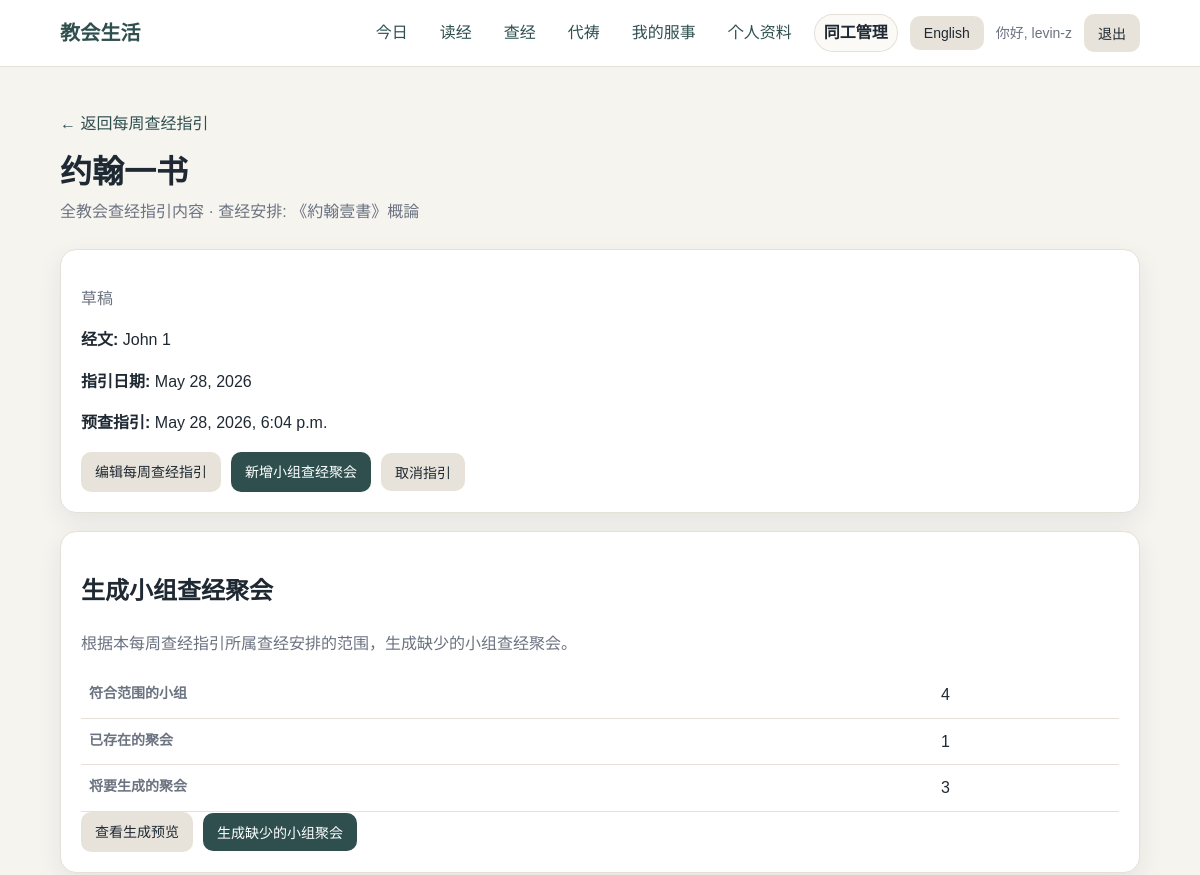
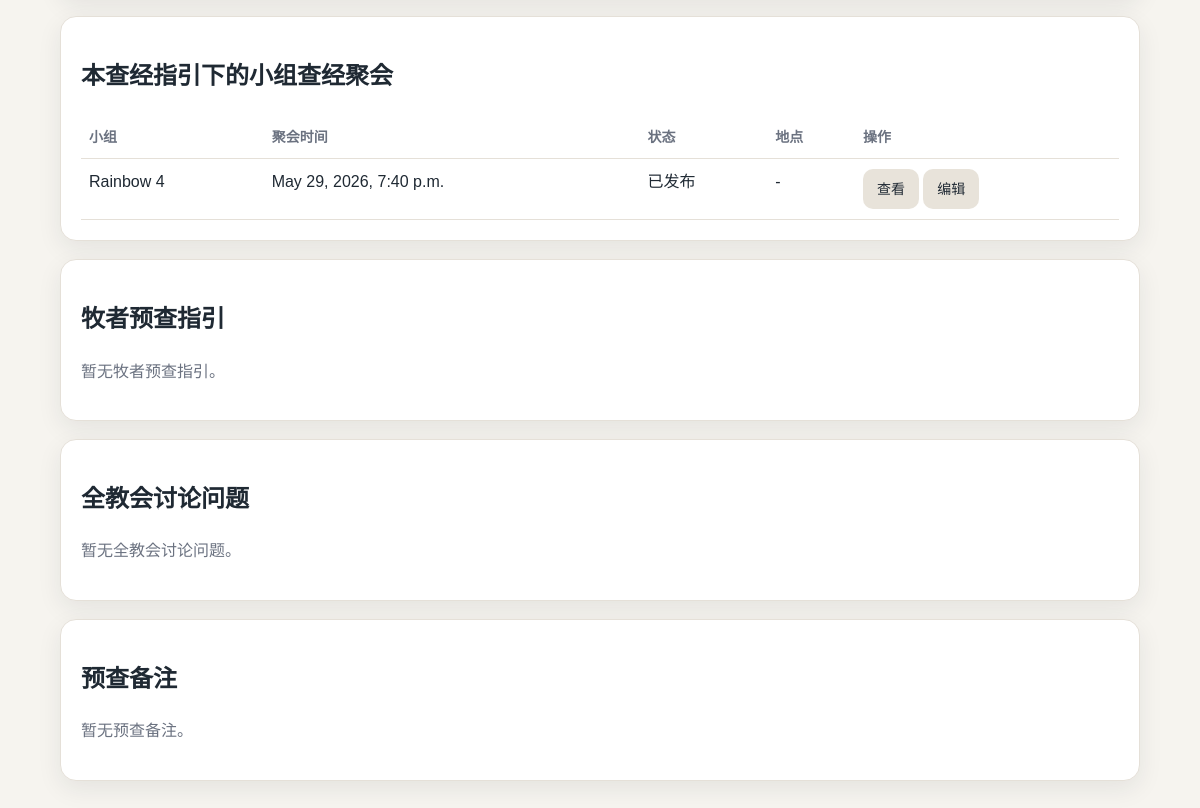
The page /studies/lessons/1/ (signed in) on the database as committed earlier (2 pictures, top to bottom).
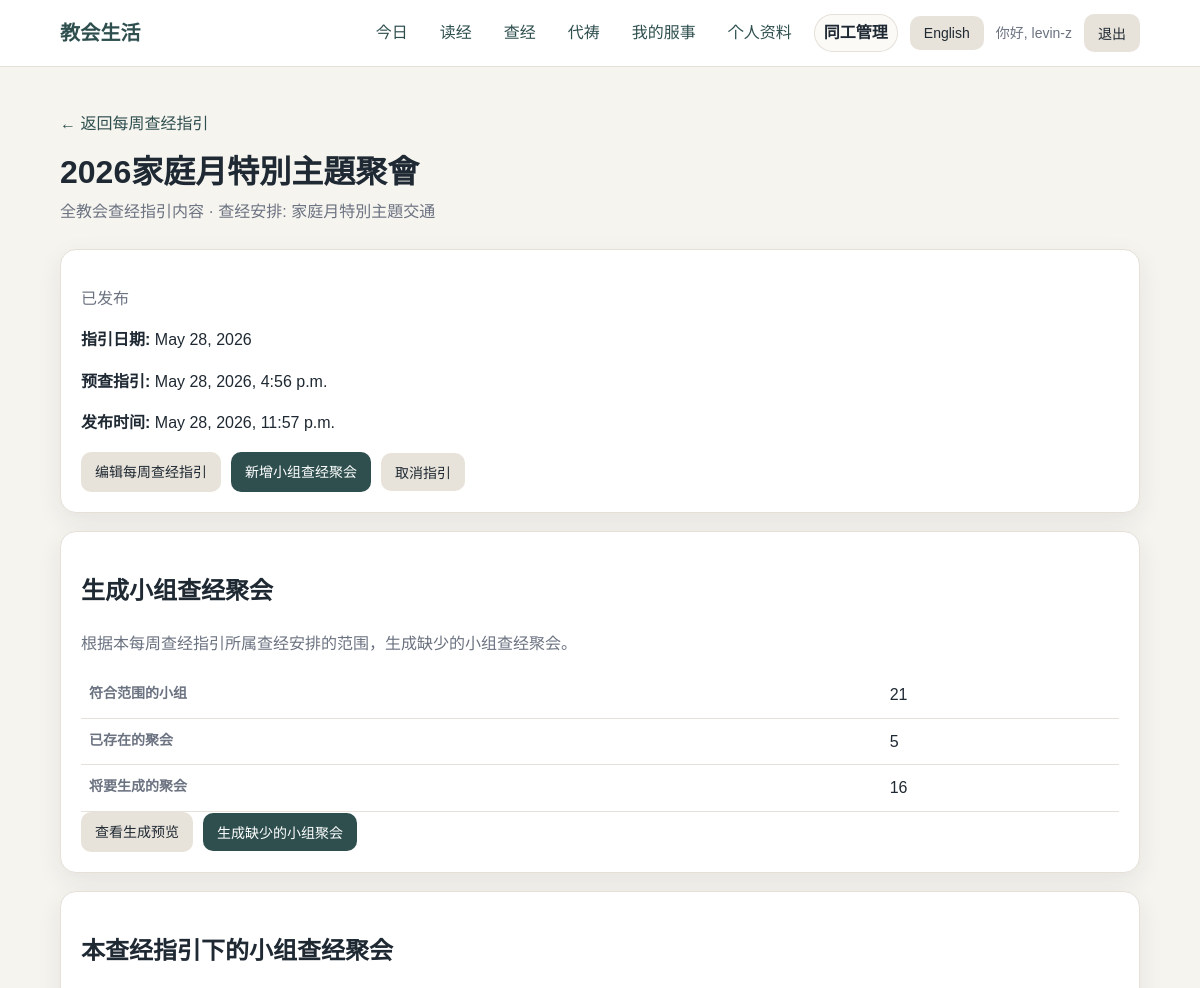
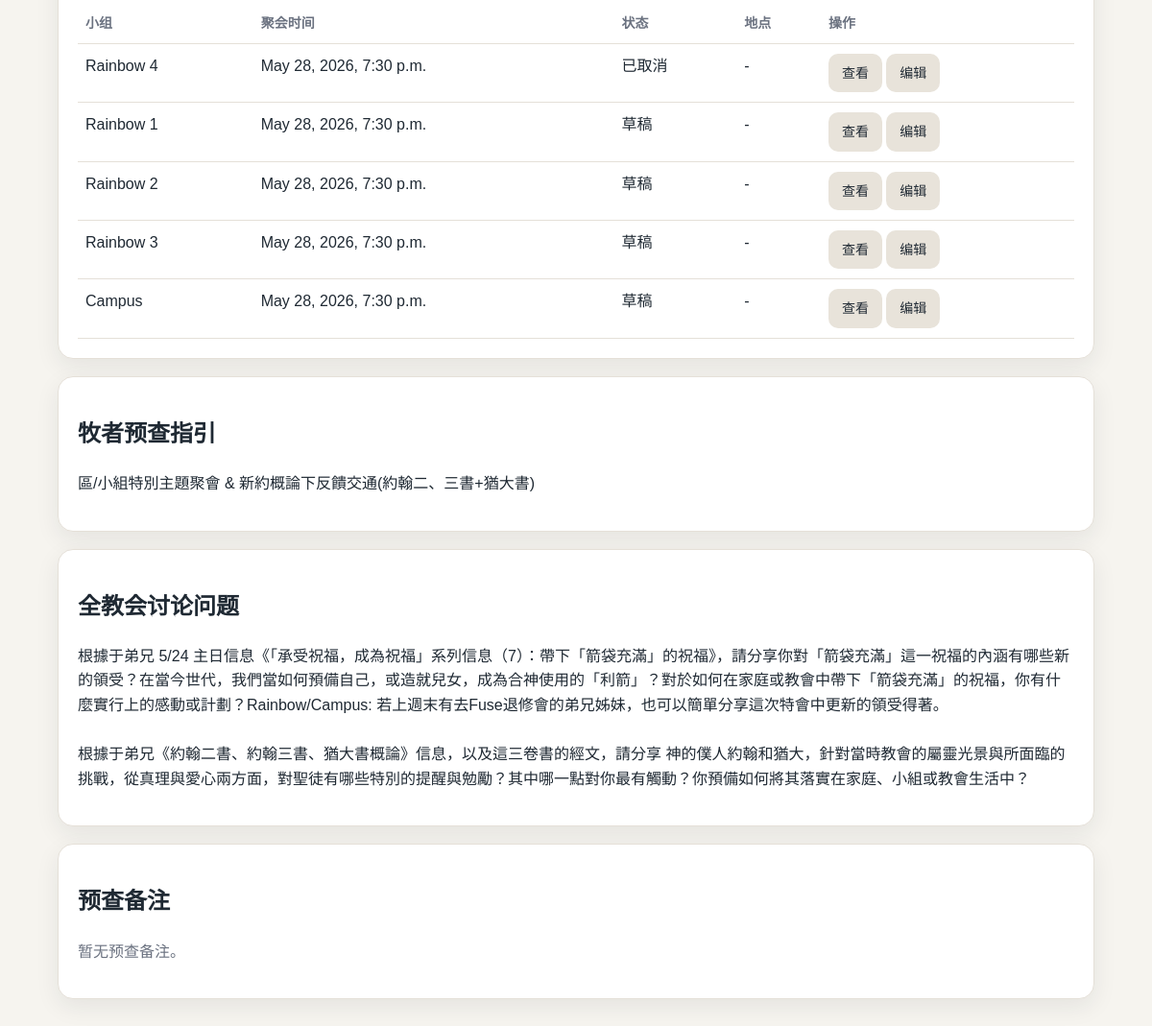
The same page on the database as committed later (2 pictures, top to bottom).
### accounts/models.py (models this page shows, shortened)
class Profile(models.Model):
    LANGUAGE_CHOICES = [
        ("zh", "中文"),
        ("en", "English"),
    ]
    user = models.OneToOneField(
        settings.AUTH_USER_MODEL,
        on_delete=models.CASCADE,
        related_name="profile",
    )
    small_group = models.ForeignKey(
        SmallGroup,
        on_delete=models.SET_NULL,
        null=True,
        blank=True,
        related_name="members",
    )
    preferred_language = models.CharField(
        max_length=2,
        choices=LANGUAGE_CHOICES,
        default="zh",
    )
    must_change_password = models.BooleanField(default=False)

class SmallGroup(models.Model):
    name = models.CharField(max_length=80, unique=True)
    district = models.ForeignKey(
        District,
        on_delete=models.SET_NULL,
        null=True,
        blank=True,
        related_name="small_groups",
    )
    church_structure_unit = models.ForeignKey(
        "ChurchStructureUnit",
        on_delete=models.SET_NULL,
        null=True,
        blank=True,
        related_name="legacy_small_groups",
        help_text=(
            "Optional bridge to the future ChurchStructureUnit tree. "
            "Not required and does not change current runtime behavior."
        ),
    )
    is_active = models.BooleanField(default=True)
    def __str__(self):
        return self.name

### studies/models.py (models this page shows, shortened)
class BibleStudyLesson(models.Model):
    STATUS_DRAFT = "draft"
    STATUS_PUBLISHED = "published"
    STATUS_COMPLETED = "completed"
    STATUS_CANCELLED = "cancelled"
    STATUS_CHOICES = [
        (STATUS_DRAFT, "Draft"),
        (STATUS_PUBLISHED, "Published"),
        (STATUS_COMPLETED, "Completed"),
        (STATUS_CANCELLED, "Cancelled"),
    ]
    series = models.ForeignKey(
        BibleStudySeries,
        on_delete=models.CASCADE,
        related_name="lessons",
    )
    title = models.CharField(max_length=180)
    title_en = models.CharField(max_length=180, blank=True, default="")
    scripture_reference = models.CharField(max_length=180, blank=True, default="")
    lesson_date = models.DateField()
    prestudy_datetime = models.DateTimeField(null=True, blank=True)
    pastor_guide_body = models.TextField(blank=True, default="")
    pastor_guide_body_en = models.TextField(blank=True, default="")
    global_discussion_questions = models.TextField(blank=True, default="")
    global_discussion_questions_en = models.TextField(blank=True, default="")
    prestudy_notes = models.TextField(blank=True, default="")
    prestudy_notes_en = models.TextField(blank=True, default="")
    status = models.CharField(
        max_length=32,
        choices=STATUS_CHOICES,
        default=STATUS_DRAFT,
    )
    published_at = models.DateTimeField(null=True, blank=True)
    created_by = models.ForeignKey(
        settings.AUTH_USER_MODEL,
        on_delete=models.SET_NULL,
        null=True,
        blank=True,
        related_name="created_bible_study_lessons",
    )
    created_at = models.DateTimeField(auto_now_add=True)
    updated_at = models.DateTimeField(auto_now=True)
    class Meta:
        ordering = ["-lesson_date", "-prestudy_datetime"]
    def get_title(self, language="zh"):
        if language == "en" and self.title_en:
            return self.title_en
        return self.title
    def get_pastor_guide_body(self, language="zh"):
        if language == "en":
            return self.pastor_guide_body_en or self.pastor_guide_body
        return self.pastor_guide_body
    def get_global_discussion_questions(self, language="zh"):
        if language == "en":
            return (
                self.global_discussion_questions_en
                or self.global_discussion_questions
            )
        return self.global_discussion_questions
    def get_prestudy_notes(self, language="zh"):
        if language == "en":
            return self.prestudy_notes_en or self.prestudy_notes
        return self.prestudy_notes

class BibleStudySeries(models.Model):
    SCOPE_GLOBAL = "global"
    SCOPE_MINISTRY_CONTEXT = "ministry_context"
    SCOPE_DISTRICT = "district"
    SCOPE_SMALL_GROUP = "small_group"
    SCOPE_CHOICES = [
        (SCOPE_GLOBAL, "Global"),
        (SCOPE_MINISTRY_CONTEXT, "Ministry Context"),
        (SCOPE_DISTRICT, "District"),
        (SCOPE_SMALL_GROUP, "Small Group"),
    ]
    STATUS_DRAFT = "draft"
    STATUS_PUBLISHED = "published"
    STATUS_COMPLETED = "completed"
    STATUS_CANCELLED = "cancelled"
    STATUS_CHOICES = [
        (STATUS_DRAFT, "Draft"),
        (STATUS_PUBLISHED, "Published"),
        (STATUS_COMPLETED, "Completed"),
        (STATUS_CANCELLED, "Cancelled"),
    ]
    title = models.CharField(max_length=160)
    title_en = models.CharField(max_length=160, blank=True, default="")
    description = models.TextField(blank=True, default="")
    description_en = models.TextField(blank=True, default="")
    start_date = models.DateField(null=True, blank=True)
    end_date = models.DateField(null=True, blank=True)
    status = models.CharField(
        max_length=32,
        choices=STATUS_CHOICES,
        default=STATUS_DRAFT,
    )
    published_at = models.DateTimeField(null=True, blank=True)
    created_by = models.ForeignKey(
        settings.AUTH_USER_MODEL,
        on_delete=models.SET_NULL,
        null=True,
        blank=True,
        related_name="created_bible_study_schedules",
    )
    scope_type = models.CharField(
        max_length=32,
        choices=SCOPE_CHOICES,
        default=SCOPE_GLOBAL,
    )
    ministry_context = models.ForeignKey(
        MinistryContext,
        on_delete=models.SET_NULL,
        null=True,
        blank=True,
        related_name="bible_study_series",
    )
    district = models.ForeignKey(
        District,
        on_delete=models.SET_NULL,
        null=True,
        blank=True,
        related_name="bible_study_schedules",
    )
    small_group = models.ForeignKey(
        SmallGroup,
        on_delete=models.SET_NULL,
        null=True,
        blank=True,
        related_name="bible_study_schedules",
    )
    is_active = models.BooleanField(default=True)
    created_at = models.DateTimeField(auto_now_add=True)
    updated_at = models.DateTimeField(auto_now=True)
    class Meta:
        ordering = ["title"]
    def get_title(self, language="zh"):
        if language == "en" and self.title_en:
            return self.title_en
        return self.title
    def get_eligible_small_groups(self):
        groups = SmallGroup.objects.filter(is_active=True)
        if self.scope_type == self.SCOPE_GLOBAL:
            return groups

class BibleStudyMeeting(models.Model):
    STATUS_DRAFT = "draft"
    STATUS_PUBLISHED = "published"
    STATUS_COMPLETED = "completed"
    STATUS_CANCELLED = "cancelled"
    STATUS_CHOICES = [
        (STATUS_DRAFT, "Draft"),
        (STATUS_PUBLISHED, "Published"),
        (STATUS_COMPLETED, "Completed"),
        (STATUS_CANCELLED, "Cancelled"),
    ]
    lesson = models.ForeignKey(
        BibleStudyLesson,
        on_delete=models.CASCADE,
        related_name="meetings",
    )
    small_group = models.ForeignKey(
        SmallGroup,
        on_delete=models.CASCADE,
        related_name="bible_study_meetings",
    )
    meeting_datetime = models.DateTimeField()
    location = models.CharField(max_length=180, blank=True, default="")
    location_en = models.CharField(max_length=180, blank=True, default="")
    meeting_link = models.URLField(max_length=500, blank=True, default="")
    discussion_leader_user = models.ForeignKey(
        settings.AUTH_USER_MODEL,
        on_delete=models.SET_NULL,
        null=True,
        blank=True,
        related_name="bible_study_discussion_meetings",
    )
    discussion_leader_name = models.CharField(max_length=160, blank=True, default="")
    group_direction = models.TextField(blank=True, default="")
    group_direction_en = models.TextField(blank=True, default="")
    group_questions = models.TextField(blank=True, default="")
    group_questions_en = models.TextField(blank=True, default="")
    status = models.CharField(
        max_length=32,
        choices=STATUS_CHOICES,
        default=STATUS_DRAFT,
    )
    service_event = models.ForeignKey(
        "events.ServiceEvent",
        on_delete=models.SET_NULL,
        null=True,
        blank=True,
        related_name="bible_study_meetings",
    )
    created_by = models.ForeignKey(
        settings.AUTH_USER_MODEL,
        on_delete=models.SET_NULL,
        null=True,
        blank=True,
        related_name="created_bible_study_meetings",
    )
    created_at = models.DateTimeField(auto_now_add=True)
    updated_at = models.DateTimeField(auto_now=True)
    class Meta:
        ordering = ["-meeting_datetime"]
        constraints = [
            models.UniqueConstraint(
                fields=["lesson", "small_group"],
                name="unique_bible_study_meeting_lesson_group",
            )
        ]
    def get_location(self, language="zh"):
        if language == "en" and self.location_en:
            return self.location_en
        return self.location

### studies/views.py (the view)
@login_required
def bible_study_lesson_detail(request, lesson_id):
    language = get_user_language(request)
    if not can_manage_bible_studies(request.user):
        messages.error(request, study_ui_text(language, "no_permission"))
        return redirect("study_session_list")
    lesson = get_object_or_404(
        BibleStudyLesson.objects.select_related(
            "series",
            "series__ministry_context",
            "created_by",
        ),
        id=lesson_id,
    )
    return render(
        request,
        "studies/bible_study_lesson_detail.html",
        {
            "lesson": lesson,
            "meetings": lesson.meetings.select_related(
                "small_group",
                "discussion_leader_user",
            ),
            "generation_preview": get_bible_study_meeting_generation_preview(lesson),
        },
    )

### accounts/context_processors.py (called while the page is built, shortened)
def get_active_nav(request):
    resolver_match = getattr(request, "resolver_match", None)
    url_name = getattr(resolver_match, "url_name", "")
    if url_name in STAFF_NAV_URLS:
        return "staff"

def language_context(request):
    language = get_user_language(request)
    other_language = "en" if language == "zh" else "zh"
    return {
        "language": language,
        "language_label": SUPPORTED_LANGUAGES[language],
        "other_language": other_language,
        "other_language_label": SUPPORTED_LANGUAGES[other_language],
        "supported_languages": SUPPORTED_LANGUAGES,
        "ui": UI_TEXT[language],
        "active_nav": get_active_nav(request),
    }

### accounts/language.py (called while the page is built)
def normalize_language(language):
    if language in SUPPORTED_LANGUAGES:
        return language
    return DEFAULT_LANGUAGE

### studies/templatetags/study_extras.py (called while the page is built)
@register.filter
def study_series_title(series, language):
    if not series:
        return ""
    return series.get_title(language)

@register.filter
def study_lesson_title(lesson, language):
    if not lesson:
        return ""
    return lesson.get_title(language)

### templates/studies/bible_study_lesson_detail.html (shortened to what the changed rows need)
{% extends "base.html" %}
{% load study_extras %}
{% block content %}
<div class="page-header">
    <h1 class="page-title">{{ lesson|study_lesson_title:language }}</h1>
    <p class="page-subtitle">
        {% if language == "zh" %}全教会查经指引内容{% else %}Church-wide Guide Content{% endif %}
        · {% if language == "zh" %}查经安排{% else %}Bible Study Schedule{% endif %}: {{ lesson.series|study_series_title:language }}
    </p>
</div>
<div class="card">
    <p class="muted">{{ lesson|study_status_label:language }}</p>
    {% if lesson.scripture_reference %}
    <p>
        <strong>{% if language == "zh" %}经文{% else %}Scripture{% endif %}:</strong>
        {{ lesson.scripture_reference }}
    </p>
    {% endif %}
    <p>
        <strong>{% if language == "zh" %}指引日期{% else %}Guide Date{% endif %}:</strong>
        {{ lesson.lesson_date }}
    </p>
    {% if lesson.prestudy_datetime %}
    <p>
        <strong>{% if language == "zh" %}预查指引{% else %}Pre-study Guide{% endif %}:</strong>
        {{ lesson.prestudy_datetime }}
    </p>
    {% endif %}
    {% if lesson.published_at %}
    <p>
        <strong>{% if language == "zh" %}发布时间{% else %}Published{% endif %}:</strong>
        {{ lesson.published_at }}
    </p>
    {% endif %}
    <div class="actions">
        <a class="button button-secondary"
           href="{% url 'edit_bible_study_lesson' lesson.id %}">
        </a>
        <a class="button"
           href="{% url 'create_bible_study_meeting' %}?lesson={{ lesson.id }}">
        </a>
        <form method="post" action="{% url 'cancel_bible_study_lesson' lesson.id %}">
        </form>
    </div>
</div>
<div class="card">
    <h2>{% if language == "zh" %}生成小组查经聚会{% else %}Generate Small Group Meetings{% endif %}</h2>
    <div class="table-wrap">
        <table>
            <tbody>
                <tr>
                    <th>{% if language == "zh" %}符合范围的小组{% else %}Eligible Small Groups{% endif %}</th>
                    <td>{{ generation_preview.eligible_count }}</td>
                </tr>
                <tr>
                    <th>{% if language == "zh" %}已存在的聚会{% else %}Existing Meetings{% endif %}</th>
                    <td>{{ generation_preview.existing_count }}</td>
                </tr>
                <tr>
                    <th>{% if language == "zh" %}将要生成的聚会{% else %}Meetings to Create{% endif %}</th>
                    <td>{{ generation_preview.missing_count }}</td>
                </tr>
            </tbody>
        </table>
    </div>
</div>
<div class="card">
    <h2>{% if language == "zh" %}本查经指引下的小组查经聚会{% else %}Small Group Meetings for This Guide{% endif %}</h2>
    {% if meetings %}
    <div class="table-wrap">
        <table>
            <thead>
                <tr>
                    <th>{% if language == "zh" %}小组{% else %}Small Group{% endif %}</th>
                    <th>{% if language == "zh" %}聚会时间{% else %}Meeting Time{% endif %}</th>
                    <th>{% if language == "zh" %}状态{% else %}Status{% endif %}</th>
                    <th>{% if language == "zh" %}地点{% else %}Location{% endif %}</th>
                    <th>{% if language == "zh" %}操作{% else %}Actions{% endif %}</th>
                </tr>
            </thead>
            <tbody>
                {% for meeting in meetings %}
                <tr>
                    <td>{{ meeting.small_group }}</td>
                    <td>{{ meeting.meeting_datetime }}</td>
                    <td>{{ meeting|study_status_label:language }}</td>
                    <td>{{ meeting|study_meeting_location:language|default:"-" }}</td>
                    <td>
                        <a class="button button-secondary"
                           href="{% url 'bible_study_meeting_detail' meeting.id %}">
                            {% if language == "zh" %}查看{% else %}View{% endif %}
                        </a>
                        <a class="button button-secondary"
                           href="{% url 'edit_bible_study_meeting' meeting.id %}">
                            {% if language == "zh" %}编辑{% else %}Edit{% endif %}
                        </a>
                    </td>
                </tr>
                {% endfor %}
            </tbody>
        </table>
    </div>
    {% else %}
    <p class="muted">
        {% if language == "zh" %}还没有小组查经聚会。{% else %}No small group Bible Study meetings have been created yet.{% endif %}
    </p>
    {% endif %}
</div>
<div class="card">
    <h2>{% if language == "zh" %}牧者预查指引{% else %}Pastor Guide{% endif %}</h2>
    {% if lesson|study_lesson_pastor_guide:language %}
    <p>{{ lesson|study_lesson_pastor_guide:language|linebreaksbr }}</p>
    {% else %}
    <p class="muted">{% if language == "zh" %}暂无牧者预查指引。{% else %}No pastor guide has been added yet.{% endif %}</p>
    {% endif %}
</div>
<div class="card">
    <h2>{% if language == "zh" %}全教会讨论问题{% else %}Church-wide Discussion Questions{% endif %}</h2>
    {% if lesson|study_lesson_global_questions:language %}
    <p>{{ lesson|study_lesson_global_questions:language|linebreaksbr }}</p>
    {% else %}
    <p class="muted">{% if language == "zh" %}暂无全教会讨论问题。{% else %}No church-wide discussion questions have been added yet.{% endif %}</p>
    {% endif %}
</div>
<div class="card">
    <h2>{% if language == "zh" %}预查备注{% else %}Pre-study Notes{% endif %}</h2>
</div>
{% endblock %}

Rows that differ between the two databases and show on the page:
changed through a linked row, Profile: preferred_language.title "约翰一书" → "2026家庭月特別主題聚會"; preferred_language.status "草稿" → "已发布"; preferred_language.pastor_guide_body (not shown) → "區/小組特別主題聚會 & 新約概論下反饋交通(約翰二、三書+猶大書)"; preferred_language.global_discussion_questions (not shown) → "根據于弟兄 5/24 主日信息《「承受祝福，成為祝福」系列信息（7）：帶下「箭袋充滿」的祝福》，請分享你對「箭袋充滿」這一祝福的內涵有哪些新的領受？在當今世代，我們當如何預備自己，或造就兒女，成為合神使用的「利箭」？對於如何在家庭或教會中帶下「箭袋充滿」的祝福，你有什麼實行上的感動或計劃？Rainbow/Campus: 若上週末有去Fuse退修會的弟兄姊妹，也可以簡單分享這次特會中更新的領受得著。 根據于弟兄《約翰二書、約翰三書、猶大書概論》信息，以及這三卷書的經文，請分享 神的僕人約翰和猶大，針對當時教會的屬靈光景與所面臨的挑戰，從真理與愛心兩方面，對聖徒有哪些特別的提醒與勉勵？其中哪一點對你最有觸動？你預備如何將其落實在家庭、小組或教會生活中？"
changed BibleStudyLesson: series|study_series_title "《約翰壹書》概論" → "家庭月特別主題交通"; prestudy_datetime "May 28, 2026, 6:04 p.m." → "May 28, 2026, 4:56 p.m."; published_at (not shown) → "May 28, 2026, 11:57 p.m."; scripture_reference "John 1" → (not shown)
changed BibleStudyMeeting "Rainbow 4": meeting_datetime "May 29, 2026, 7:40 p.m." → "May 28, 2026, 7:30 p.m."; status.preferred_language "已发布" → "已取消"
added BibleStudyMeeting: small_group "Rainbow 1", meeting_datetime "May 28, 2026, 7:30 p.m.", status.preferred_language "草稿", location.preferred_language "-"
added BibleStudyMeeting: small_group "Rainbow 2", meeting_datetime "May 28, 2026, 7:30 p.m.", status.preferred_language "草稿", location.preferred_language "-"
added BibleStudyMeeting: small_group "Rainbow 3", meeting_datetime "May 28, 2026, 7:30 p.m.", status.preferred_language "草稿", location.preferred_language "-"
added BibleStudyMeeting: small_group "Campus", meeting_datetime "May 28, 2026, 7:30 p.m.", status.preferred_language "草稿", location.preferred_language "-"
Other text that changed with them:
{{ generation_preview.eligible_count }}: "4" → "21"
{{ generation_preview.existing_count }}: "1" → "5"
{{ generation_preview.missing_count }}: "3" → "16"
text no longer shown: "经文 暂无牧者预查指引。 暂无全教会讨论问题。"
text now shown: "发布时间"
